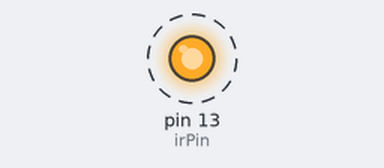
Bench run of a sketch on a simulated Arduino Uno, built with avr-gcc and run on an emulated ATmega328P. Shown: output pins drawn as LEDs (lit = HIGH). Dashed ring = blinking.

Above: at 0.12 s.
Timing chart, 0 to 3.0 s (numbered marks = the images above):
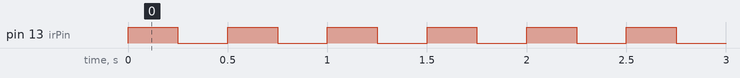

Measured:
- by itself, pin 13 (irPin): alternates HIGH for 0.25 s and LOW for 0.25 s

The sketch:

IR_LED_Loop.ino
```cpp
int irPin = 13;

void setup() {
pinMode(irPin, OUTPUT);
}

void loop() {
digitalWrite(irPin, HIGH);
delay(250);
digitalWrite(irPin, LOW);
delay(250);
}
```
